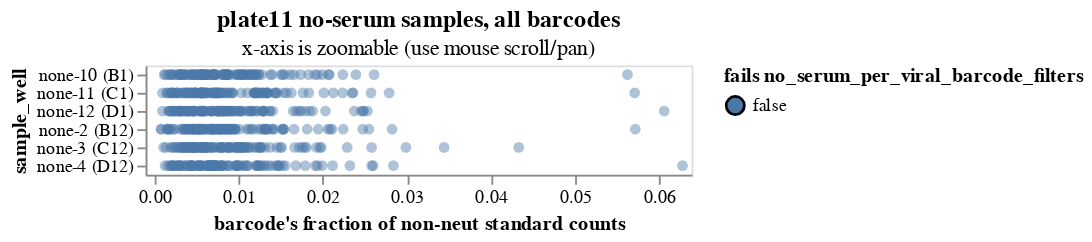
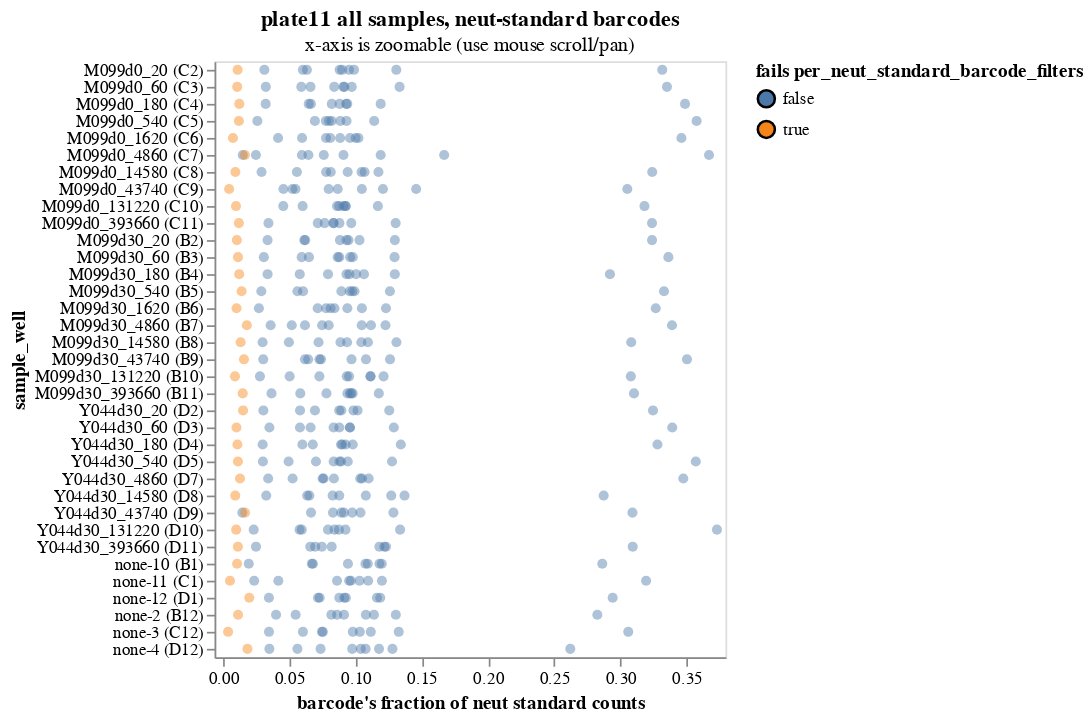

Here is the notebook cell these charts were saved with, in order:
### Markdown cell above
## Consistency and minimum fractions for barcodes
We examine the fraction of counts attributable to each barcode. We do this splitting the data two ways:

 1. Looking at all viral (but not neut-standard) barcodes only for the no-serum samples (wells).

 2. Looking at just the neut-standard barcodes for all samples (wells).

The reasons is that if the experiment is set up perfectly, these fractions should be the same across all samples for each barcode.
(We do not expect viral barcodes to have consistent fractions across no-serum samples as they will be neutralized differently depending on strain).

We plot these fractions in interactive plots (you can mouseover points and zoom) so you can identify barcodes that fail the expected consistency QC thresholds.

We also make sure the barcodes meet specified QC minimum thresholds for all samples, and flag any that do not.

### Code cell
barcode_selection = alt.selection_point(fields=["barcode"], on="mouseover", empty=False)

# look at all samples for neut standard barcodes, or no-serum samples for all barcodes
for is_neut_standard, df in counts.groupby("neut_standard"):
      
    if is_neut_standard:
        print(f"\n\n{'=' * 89}\nAnalyzing neut-standard barcodes from all samples (wells)")
        qc_name = "per_neut_standard_barcode_filters"
    else:
        print(f"\n\n{'=' * 89}\nAnalyzing all barcodes from no-serum samples (wells)")
        qc_name = "no_serum_per_viral_barcode_filters"
        df = df.query("serum == 'none'")

    df = df.assign(
        sample_counts=lambda x: x.groupby("sample")["count"].transform("sum"),
        count_frac=lambda x: x["count"] / x["sample_counts"],
        median_count_frac=lambda x: x.groupby("barcode")["count_frac"].transform(
            "median"
        ),
        fold_change_from_median=lambda x: numpy.where(
            x["count_frac"] > x["median_count_frac"],
            x["count_frac"] / x["median_count_frac"],
            x["median_count_frac"] / x["count_frac"],
        ),
    )[
        ["barcode", "count", "well", "sample_well", "count_frac", "median_count_frac", "fold_change_from_median"]
        + ([] if is_neut_standard else ["strain"])
    ]

    # barcode fails QC if fails in sufficient wells
    qc = qc_thresholds[qc_name]    
    print(f"Apply QC {qc_name}: {qc}\n")
    fails_qc = (
        df.assign(
            fails_qc=lambda x: ~(
                (x["count_frac"] >= qc["min_frac"])
                & (x["fold_change_from_median"] <= qc["max_fold_change"])
            ),
        )
        .groupby("barcode", as_index=False)
        .aggregate(n_wells_fail_qc=pd.NamedAgg("fails_qc", "sum"))
        .assign(fails_qc=lambda x: x["n_wells_fail_qc"] >= qc["max_wells"])
        [["barcode", "fails_qc"]]
    )
    df = df.merge(fails_qc, on="barcode", validate="many_to_one")

    # make chart
    evenness_chart = (
        alt.Chart(df)
        .add_params(barcode_selection)
        .encode(
            alt.X(
                "count_frac",
                title=(
                    "barcode's fraction of neut standard counts"
                    if is_neut_standard
                    else "barcode's fraction of non-neut standard counts"
                ),
                scale=alt.Scale(nice=False, padding=5),
            ),
            alt.Y("sample_well", sort=sample_wells),
            alt.Fill(
                "fails_qc", 
                title=f"fails {qc_name}",
                legend=alt.Legend(titleLimit=500),
            ),
            strokeWidth=alt.condition(barcode_selection, alt.value(2), alt.value(0)),
            size=alt.condition(barcode_selection, alt.value(60), alt.value(35)),
            tooltip=[
                alt.Tooltip(c, format=".2g") if df[c].dtype == float else c
                for c in df.columns
            ],
        )
        .mark_circle(fillOpacity=0.45, stroke="black", strokeOpacity=1)
        .properties(
            height=alt.Step(10),
            width=300,
            title=alt.TitleParams(
                f"{plate} all samples, neut-standard barcodes"
                if is_neut_standard
                else f"{plate} no-serum samples, all barcodes",
                subtitle="x-axis is zoomable (use mouse scroll/pan)",
            ),
        )
        .configure_axis(grid=False)
        .configure_legend(titleLimit=1000)
        .interactive()
    )

    display(evenness_chart)

    # drop barcodes failing QC
    barcode_drops = list(fails_qc.query("fails_qc")["barcode"])
    print(f"\nDropping {len(barcode_drops)} barcodes for failing {qc=}: {barcode_drops}")
    qc_drops["barcodes"].update(
        {bc: "min_neut_standard_frac_per_well" for bc in barcode_drops}
    )
    counts = counts[~counts["barcode"].isin(qc_drops["barcodes"])]

### Figure 1 — Vega-Lite specification as saved in the notebook (floating-point values rounded to 4 significant figures; data arrays with more than 128 entries replaced by an {"elided": "..."} marker saying what was removed)
{"config": {"view": {"continuousWidth": 300, "continuousHeight": 300}, "axis": {"grid": false}, "legend": {"titleLimit": 1000}}, "data": {"name": "data-e84062721416b5b156f035bc1bc5a9d7"}, "mark": {"type": "circle", "fillOpacity": 0.45, "stroke": "black", "strokeOpacity": 1}, "encoding": {"fill": {"field": "fails_qc", "legend": {"titleLimit": 500}, "title": "fails no_serum_per_viral_barcode_filters", "type": "nominal"}, "size": {"condition": {"param": "param_2", "value": 60, "empty": false}, "value": 35}, "strokeWidth": {"condition": {"param": "param_2", "value": 2, "empty": false}, "value": 0}, "tooltip": [{"field": "barcode", "type": "nominal"}, {"field": "count", "type": "quantitative"}, {"field": "well", "type": "nominal"}, {"field": "sample_well", "type": "nominal"}, {"field": "count_frac", "format": ".2g", "type": "quantitative"}, {"field": "median_count_frac", "format": ".2g", "type": "quantitative"}, {"field": "fold_change_from_median", "format": ".2g", "type": "quantitative"}, {"field": "strain", "type": "nominal"}, {"field": "fails_qc", "type": "nominal"}], "x": {"field": "count_frac", "scale": {"nice": false, "padding": 5}, "title": "barcode's fraction of non-neut standard counts", "type": "quantitative"}, "y": {"field": "sample_well", "sort": {"elided": "144 str values"}, "type": "nominal"}}, "height": {"step": 10}, "params": [{"name": "param_2", "select": {"type": "point", "fields": ["barcode"], "on": "mouseover"}}, {"name": "param_3", "select": {"type": "interval", "encodings": ["x", "y"]}, "bind": "scales"}], "title": {"text": "plate11 no-serum samples, all barcodes", "subtitle": "x-axis is zoomable (use mouse scroll/pan)"}, "width": 300, "$schema": "https://vega.github.io/schema/vega-lite/v5.16.3.json", "datasets": {"data-e84062721416b5b156f035bc1bc5a9d7": {"elided": "660 records"}}}

### Figure 2 — Vega-Lite specification as saved in the notebook (floating-point values rounded to 4 significant figures; data arrays with more than 128 entries replaced by an {"elided": "..."} marker saying what was removed)
{"config": {"view": {"continuousWidth": 300, "continuousHeight": 300}, "axis": {"grid": false}, "legend": {"titleLimit": 1000}}, "data": {"name": "data-fa5c2dd01b35e4d691a128f3b7141e69"}, "mark": {"type": "circle", "fillOpacity": 0.45, "stroke": "black", "strokeOpacity": 1}, "encoding": {"fill": {"field": "fails_qc", "legend": {"titleLimit": 500}, "title": "fails per_neut_standard_barcode_filters", "type": "nominal"}, "size": {"condition": {"param": "param_2", "value": 60, "empty": false}, "value": 35}, "strokeWidth": {"condition": {"param": "param_2", "value": 2, "empty": false}, "value": 0}, "tooltip": [{"field": "barcode", "type": "nominal"}, {"field": "count", "type": "quantitative"}, {"field": "well", "type": "nominal"}, {"field": "sample_well", "type": "nominal"}, {"field": "count_frac", "format": ".2g", "type": "quantitative"}, {"field": "median_count_frac", "format": ".2g", "type": "quantitative"}, {"field": "fold_change_from_median", "format": ".2g", "type": "quantitative"}, {"field": "fails_qc", "type": "nominal"}], "x": {"field": "count_frac", "scale": {"nice": false, "padding": 5}, "title": "barcode's fraction of neut standard counts", "type": "quantitative"}, "y": {"field": "sample_well", "sort": {"elided": "144 str values"}, "type": "nominal"}}, "height": {"step": 10}, "params": [{"name": "param_2", "select": {"type": "point", "fields": ["barcode"], "on": "mouseover"}}, {"name": "param_4", "select": {"type": "interval", "encodings": ["x", "y"]}, "bind": "scales"}], "title": {"text": "plate11 all samples, neut-standard barcodes", "subtitle": "x-axis is zoomable (use mouse scroll/pan)"}, "width": 300, "$schema": "https://vega.github.io/schema/vega-lite/v5.16.3.json", "datasets": {"data-fa5c2dd01b35e4d691a128f3b7141e69": {"elided": "350 records"}}}
